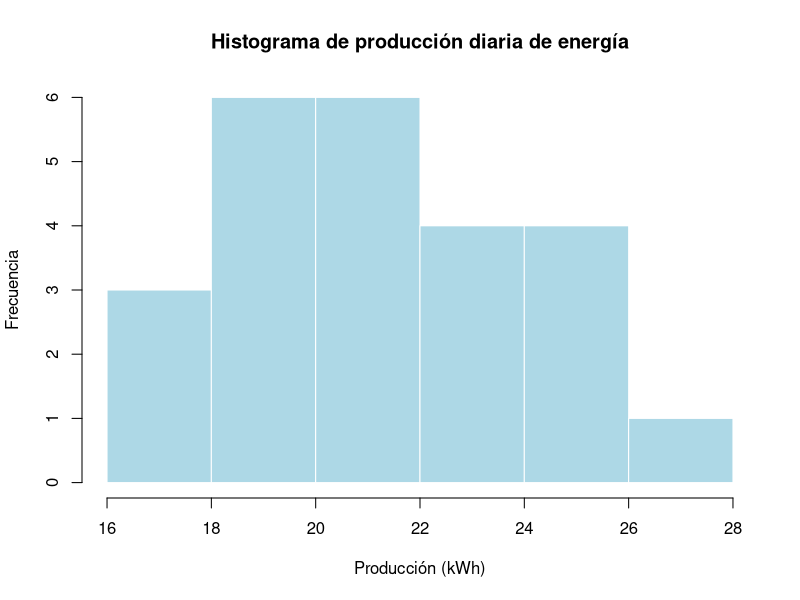
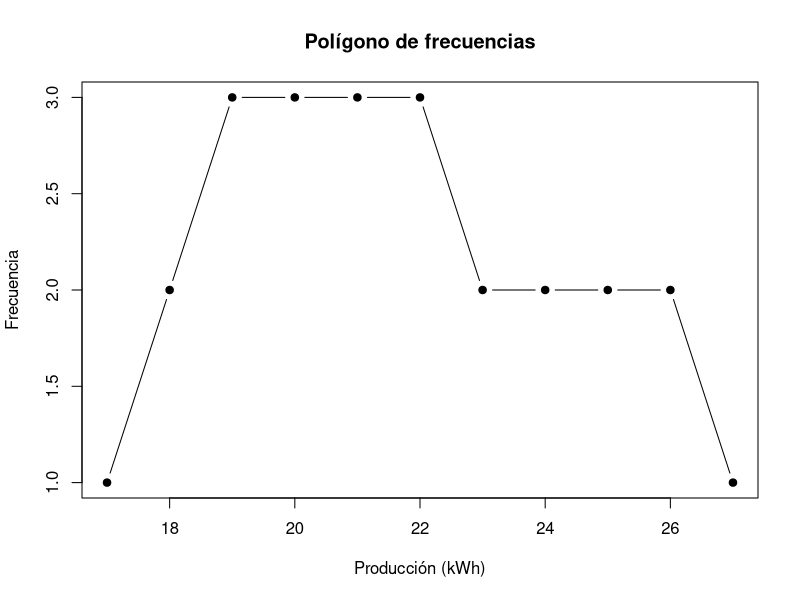
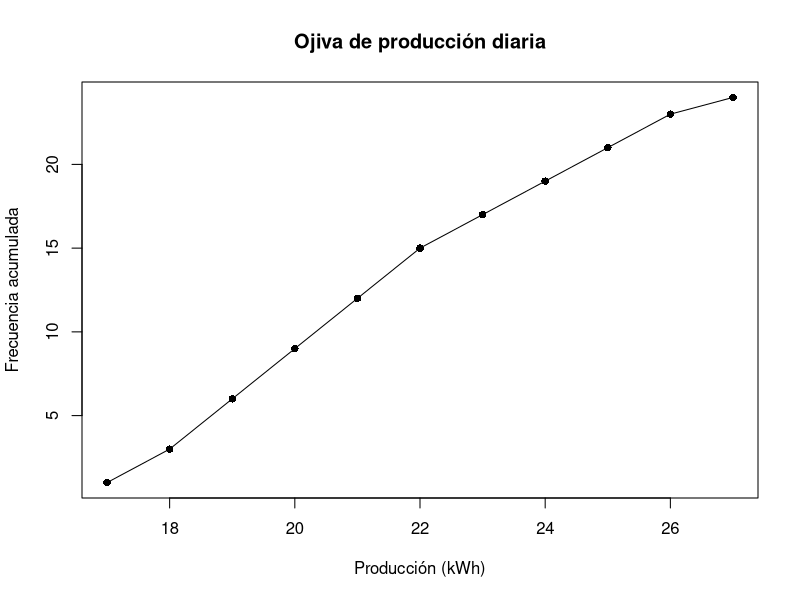
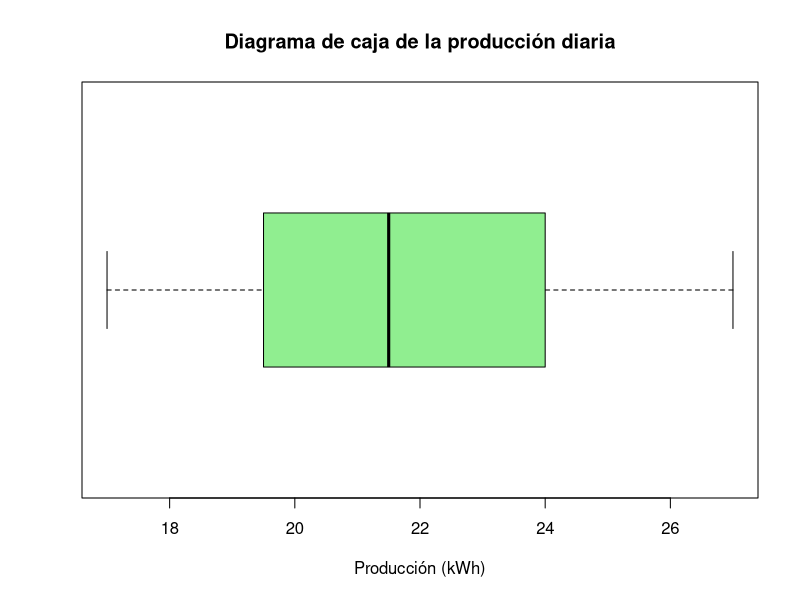
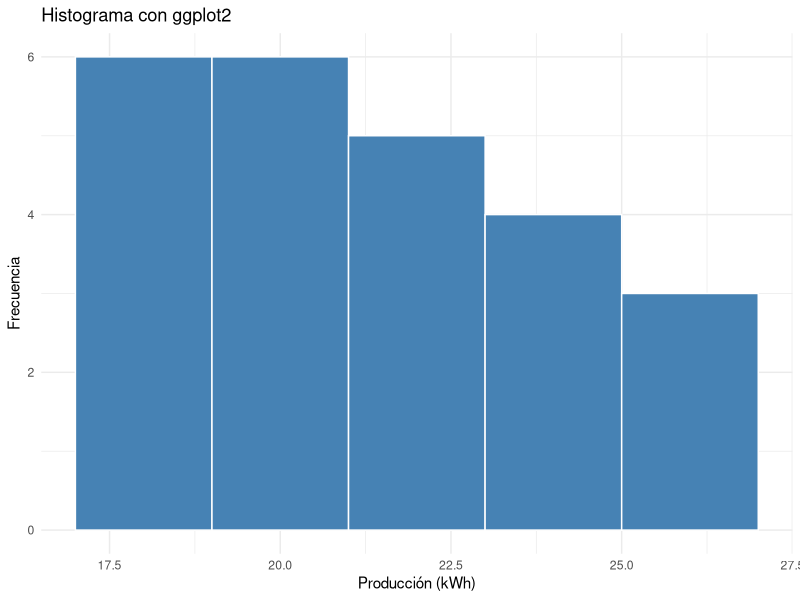

Source code (R) for these figures, in order:
## ---- chunk 1
energia <- c(18, 20, 19, 22, 24, 21, 23, 25, 26, 20, 19, 18,
             17, 21, 22, 23, 24, 26, 27, 25, 22, 21, 20, 19)
energia
## ---- chunk 2
hist(energia,
     col = "lightblue",
     main = "Histograma de producción diaria de energía",
     xlab = "Producción (kWh)",
     ylab = "Frecuencia",
     border = "white")
## ---- chunk 3
frecuencias <- table(energia)
plot(as.numeric(names(frecuencias)), as.numeric(frecuencias),
     type = "b", pch = 19,
     main = "Polígono de frecuencias",
     xlab = "Producción (kWh)",
     ylab = "Frecuencia")
## ---- chunk 4
frecuencia_acumulada <- cumsum(as.numeric(frecuencias))
plot(as.numeric(names(frecuencias)), frecuencia_acumulada,
     type = "o", pch = 16,
     main = "Ojiva de producción diaria",
     xlab = "Producción (kWh)",
     ylab = "Frecuencia acumulada")
## ---- chunk 5
boxplot(energia,
        horizontal = TRUE,
        col = "lightgreen",
        main = "Diagrama de caja de la producción diaria",
        xlab = "Producción (kWh)")
## ---- chunk 6
library(ggplot2)

df_energia <- data.frame(energia = energia)

ggplot(df_energia, aes(x = energia)) +
  geom_histogram(binwidth = 2, fill = "steelblue", color = "white") +
  labs(title = "Histograma con ggplot2",
       x = "Producción (kWh)",
       y = "Frecuencia") +
  theme_minimal()
